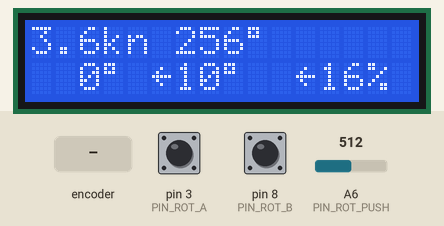
Recording of a sketch running on a simulated Arduino Nano, built with avr-gcc and run on an emulated ATmega328P. On the bench: 16×2 character LCD. Inputs (shaded band) come from the test bench; at power-on: A6 (PIN_ROT_PUSH) = 512, pin 3 (PIN_ROT_A) HIGH, pin 8 (PIN_ROT_B) HIGH. What the sketch prints to the serial monitor is not drawn.

Above: at 1.2 s.
1.3 s: rotary encoder on pin 3 (PIN_ROT_A) / pin 8 (PIN_ROT_B) turned 2 steps (second pin leading)
At 1.9 s:
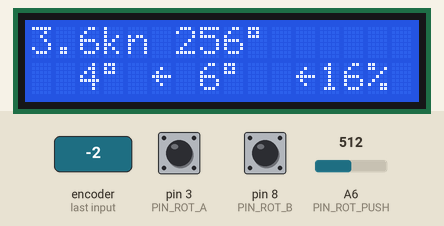
3.2 s: A6 (PIN_ROT_PUSH) set to 530
At 4.8 s:
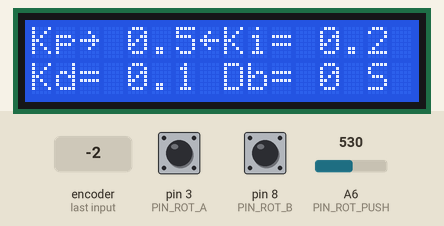
5.7 s: rotary encoder on pin 3 (PIN_ROT_A) / pin 8 (PIN_ROT_B) turned 1 step (first pin leading)
At 7.0 s:
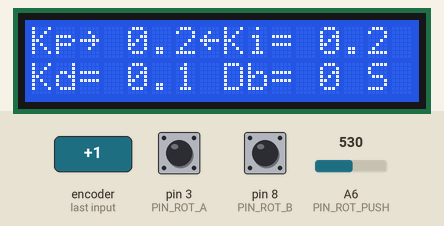
7.4 s: rotary encoder on pin 3 (PIN_ROT_A) / pin 8 (PIN_ROT_B) turned 1 step (first pin leading)
At 8.6 s:
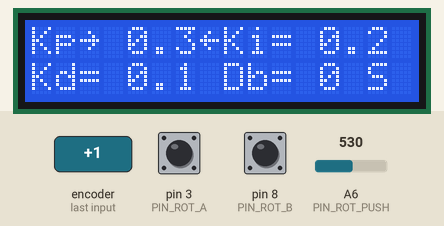
9.1 s: rotary encoder on pin 3 (PIN_ROT_A) / pin 8 (PIN_ROT_B) turned 2 steps (second pin leading)
At 9.8 s:
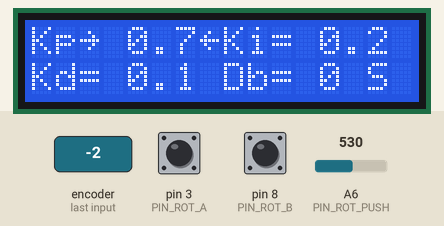
Timing chart, 0 to 12.0 s (numbered marks = the images above; inputs shaded):
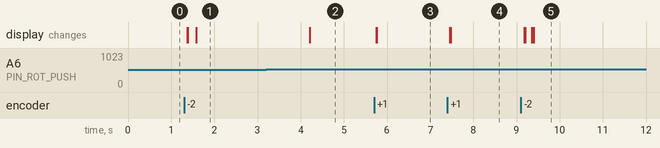

The sketch:

InterruptEncoder.ino
```cpp
// Pin assignments
#define PIN_SERVO        9  // must be a PWM
#define PIN_LCD_RS       4
#define PIN_LCD_EN       7
#define PIN_LCD_D4      14
#define PIN_LCD_D5      15
#define PIN_LCD_D6      16
#define PIN_LCD_D7      17
#define PIN_ROT_A        3 // INT1
#define PIN_ROT_B        8//A7
#define PIN_ROT_PUSH    A6 // using analog input - set internal pullup resistor
#define PIN_ROT_LED_R    5 // PWM
#define PIN_ROT_LED_G    6 // PWM
#define PIN_ROT_LED_B    0 // no spare pins - use 8 if we can move PIN_ROT_B onto A7 (analog input only)


#define LCD_CHARS   16
#define LCD_LINES    2

float target_yaw=0;
uint16_t kp=50, ki=20, kd=10; // these are 100x their real values
byte db=0;

long buttonTime = millis();
long rotaryTime = millis();
boolean isPressed = false;

typedef enum { E_ROT_INC, E_ROT_DEC, E_CLICK, E_LONG_CLICK } Event;
typedef struct FSM StateMachine;
typedef void (*EventHandler)(StateMachine *sm, Event input);
void checkButton();
void trigger(Event event);

struct FSM
{
  EventHandler state;
};

void fsm_manual(StateMachine *fsm, Event event);
void fsm_kp(StateMachine *fsm, Event event);
void fsm_ki(StateMachine *fsm, Event event);
void fsm_kd(StateMachine *fsm, Event event);
void fsm_db(StateMachine *fsm, Event event);
void fsm_save(StateMachine *fsm, Event event);
void fsm_reset(StateMachine *fsm, Event event);

StateMachine ui = { fsm_manual };

boolean eventRaised = true;

// LCD
#include <LiquidCrystal.h>
LiquidCrystal lcd(PIN_LCD_RS, PIN_LCD_EN, PIN_LCD_D4, PIN_LCD_D5, PIN_LCD_D6, PIN_LCD_D7);

void setup() {
  // put your setup code here, to run once:
    pinMode(PIN_ROT_PUSH, INPUT); // sets analog pin for input
    pinMode(PIN_ROT_A, INPUT_PULLUP);
    pinMode(PIN_ROT_B, INPUT_PULLUP); // sets analog pin for input
    attachInterrupt(1, decoder, LOW);
    lcd.begin(LCD_CHARS, LCD_LINES);
  Serial.begin(9600);

    digitalWrite(PIN_ROT_LED_R, HIGH);
}

void loop() {
  checkButton();

  if(eventRaised) {
    eventRaised = false;

    char gps_line[] = "3.6kn 256       ";  // test data
    gps_line[9] = 0xDF;  // degrees

    char line[17];

    // two screens, depending on state
    if(ui.state == fsm_manual) {
      // screen 1 - steering to fixed heading

      // line 1 - GPS output
      lcd.setCursor(0,0);
      lcd.print(gps_line);

      // line 2 - steering status

      float current_yaw = 10; // sample
      float rudder_angle = 75; // sample

//      char frag[6];

      int disp_yaw = (int)target_yaw % 360;
      while(disp_yaw < 0) disp_yaw += 360;

//      dtostrf(disp_yaw, 3, 0, frag);
//      strcpy(line, frag);
//      strcat(line, "   ");

      int disp_error = (int)abs(target_yaw - current_yaw);
//      dtostrf(disp_error, 2, 0, frag);
//      strcpy(line+6, frag);
//      strcat(line, "    ");

      int disp_rudder = (int)(abs(rudder_angle - 90) * 1.1111);
//      dtostrf(disp_rudder, 2, 0, frag);
//      strcpy(line+12, frag);
//      strcat(line, "% ");

      memset(line, ' ', 16);
      format_number(disp_yaw, 0, line+3);
      format_number(disp_error, 0, line+8);
      format_number(disp_rudder, 0, line+14);
      line[14] = '%';

//      sprintf(line, "%03d   %02d    %02d%% ", disp_yaw, disp_error, disp_rudder);

      line[3] = 0xDF;  // degrees
      line[8] = 0xDF;  // degrees
      if(current_yaw > target_yaw) {
        line[5] = 0x7F; // left arrow
      } else {
        line[9] = 0x7E; // right arrow
      }
      if(rudder_angle < 90) {
        line[11] = 0x7F;
      } else {
        line[15] = 0x7E;
      }
      lcd.setCursor(0, 1);
      lcd.print(line);

    } else {
      // screen 2 - PID setup
      // line 1
      lcd.setCursor(0,0);
//      char part1[5], part2[5];
//      dtostrf(kp, 4, 1, part1);
//      dtostrf(ki, 4, 1, part2);
      strcpy(line, "Kp=     Ki=     ");
//      strcat(line, part1);
//      strcat(line, " Ki=");
//      strcat(line, part2);
//      sprintf(line, "Kp=%s Ki=%s ", part1, part2);

      format_number(kp/10, 1, line+7);
      format_number(ki/10, 1, line+15);

      if(ui.state == fsm_kp) {
        line[2] = 0x7E; // right arrow
        line[7] = 0x7F; // left arrow
      } else if(ui.state == fsm_ki) {
        line[10] = 0x7E; // right arrow
        line[15] = 0x7F; // left arrow
      }

      Serial.println(line);
      lcd.print(line);

      // line 2
      lcd.setCursor(0,1);
//      dtostrf(kd, 4, 1, part1);
      strcpy(line, "Kd=     Db=   S ");
//      strcat(line, part1);
//      dtostrf((float)db, 2, 0, part2);
//      strcat(line, " Db=");
//      strcat(line, part2);
//      strcat(line, (ui.state == fsm_reset) ? " R " : " S ");
//      sprintf(line, "Kd=%s Db=%2d %s ", part1, db, (ui.state == fsm_reset) ? "R" : "S");

      format_number(kd/10, 1, line+7);
      format_number(db, 0, line+13);

      if(ui.state == fsm_reset) {
        line[14] = 'R';
      }

      if(ui.state == fsm_kd) {
        line[2] = 0x7E; // right arrow
        line[7] = 0x7F; // left arrow
      } else if(ui.state == fsm_db) {
        line[10] = 0x7E; // right arrow
        line[13] = 0x7F; // left arrow
      } else if(ui.state == fsm_save || ui.state == fsm_reset) {
        line[13] = 0x7E; // right arrow
        line[15] = 0x7F; // left arrow
      }

      lcd.print(line);

/*
      // show which field is beging edited
      byte left_marker, right_marker, marker_line;
      if(ui.state == fsm_kp) {
        left_marker = 2;
        right_marker = 7;
        marker_line = 0;
      } else if(ui.state == fsm_ki) {
        left_marker = 10;
        right_marker = 15;
        marker_line = 0;
      } else if(ui.state == fsm_kd) {
        left_marker = 2;
        right_marker = 7;
        marker_line = 1;
      } else if(ui.state == fsm_db) {
        left_marker = 10;
        right_marker = 13;
        marker_line = 1;
      } else {
        left_marker = 13;
        right_marker = 15;
        marker_line = 1;
      }
      lcd.setCursor(left_marker, marker_line);
      lcd.write(0x7E); // right arrow
      lcd.setCursor(right_marker, marker_line);
      lcd.write(0x7F); // left arrow
*/

    }
  }
}

char *format_number(unsigned x, char shift, char *s)
{
//    *--s = 0;
  if(shift) {
    if (!x) *--s = '0';
    for (; x && shift--; x /= 10) {
      *--s = '0' + x % 10;
    }
    *--s = '.';
  }
  if (!x) *--s = '0';
  for (; x; x /= 10) {
    *--s = '0' + x % 10;
  }
  return s;
}

void decoder()
//very short interrupt routine
//Remember that the routine is only called when pin1
//changes state, so it's the value of pin2 that we're
//interrested in here
{
  if(millis() - rotaryTime > 5) {
    if (digitalRead(PIN_ROT_A) == digitalRead(PIN_ROT_B)) {
      trigger(E_ROT_INC); //if encoder channels are the same, direction is CW
    } else {
      trigger(E_ROT_DEC); //if they are not the same, direction is CCW
    }
    rotaryTime = millis();
  }
}

void checkButton() {
 // ignore anything that happens within 5 ms of last activity (de-bounce)
  if(buttonTime == 0) {
    boolean buttonPushed = (analogRead(6) > 512);
    if(!buttonPushed) {  // button finally release after LongClick
      isPressed = false;
      buttonTime = millis();
    }
    return;
  }
  if(millis() - buttonTime > 5) {
    if(!isPressed) {  // currently not pressed
      boolean buttonPushed = (analogRead(6) > 512);
      if(buttonPushed) {  // button now pressed
        isPressed = true;
        buttonTime = millis();
      }
    } else {  // currently pressed
      boolean buttonPushed = (analogRead(6) > 512);
      if(buttonPushed && millis() - buttonTime > 1000) {
        // *** FIRE LongClick event
        trigger(E_LONG_CLICK);
        buttonTime = 0; // signals the need to wait until button is released
      }
      if(!buttonPushed) {
        // *** FIRE Click event
        trigger(E_CLICK);
        isPressed = false;
        buttonTime = millis();
      }
    }
  }
}

void trigger(Event event) {
  Serial.print("Event: ");
  Serial.println(event);
  (ui.state)(&ui, event);
  eventRaised = true;
}

void fsm_manual(StateMachine *fsm, Event event) {
  switch(event) {
    case E_ROT_INC:
      target_yaw++;
      break;
    case E_ROT_DEC:
      target_yaw--;
      break;
    case E_CLICK:
      // no-op
      break;
    case E_LONG_CLICK:
      fsm->state = fsm_kp;
      break;
  }
}

void fsm_kp(StateMachine *fsm, Event event) {
  switch(event) {
    case E_ROT_INC:
      kp+=10;
      break;
    case E_ROT_DEC:
      if(kp > 0)
        kp-=10;
      break;
    case E_CLICK:
      fsm->state = fsm_ki;
      break;
    case E_LONG_CLICK:
      fsm->state = fsm_save;
      break;
  }
}

void fsm_ki(StateMachine *fsm, Event event) {
  switch(event) {
    case E_ROT_INC:
      ki+=10;
      break;
    case E_ROT_DEC:
      if(ki > 0)
        ki-=10;
      break;
    case E_CLICK:
      fsm->state = fsm_kd;
      break;
    case E_LONG_CLICK:
      fsm->state = fsm_save;
      break;
  }
}

void fsm_kd(StateMachine *fsm, Event event) {
  switch(event) {
    case E_ROT_INC:
      kd+=10;
      break;
    case E_ROT_DEC:
      if(kd > 0)
        kd-=10;
      break;
    case E_CLICK:
      fsm->state = fsm_db;
      break;
    case E_LONG_CLICK:
      fsm->state = fsm_save;
      break;
  }
}

void fsm_db(StateMachine *fsm, Event event) {
  switch(event) {
    case E_ROT_INC:
      db++;
      break;
    case E_ROT_DEC:
      db--;
      break;
    case E_CLICK:
      fsm->state = fsm_kp;
      break;
    case E_LONG_CLICK:
      fsm->state = fsm_save;
      break;
  }
}

void fsm_save(StateMachine *fsm, Event event) {
  switch(event) {
    case E_ROT_INC:
      fsm->state = fsm_reset;
      break;
    case E_ROT_DEC:
      fsm->state = fsm_reset;
      break;
    case E_CLICK:
      // save the values to EEPROM
      fsm->state = fsm_manual;
      break;
    case E_LONG_CLICK:
      fsm->state = fsm_kp;
      break;
  }
}

void fsm_reset(StateMachine *fsm, Event event) {
  switch(event) {
    case E_ROT_INC:
      fsm->state = fsm_save;
      break;
    case E_ROT_DEC:
      fsm->state = fsm_save;
      break;
    case E_CLICK:
      // restore values from EEPROM
      fsm->state = fsm_manual;
      break;
    case E_LONG_CLICK:
      fsm->state = fsm_kp;
      break;
  }
}
```

Measured:
- the behaviour switches between 512 and 513 on A6 (PIN_ROT_PUSH) (found by bisection; images 1 and 2)
- after the input at 1.3 s, the display: changes after 0.08 s (image 1)
- after the input at 3.2 s, the display: changes after 1.0 s (image 2)
- after the input at 5.7 s, the display: first changes after 0.05 s (image 3 shows a later state)
- after the input at 7.4 s, the display: first changes after 0.06 s (image 4 shows a later state)
- after the input at 9.1 s, the display: first changes after 0.08 s (image 5 shows a later state)
